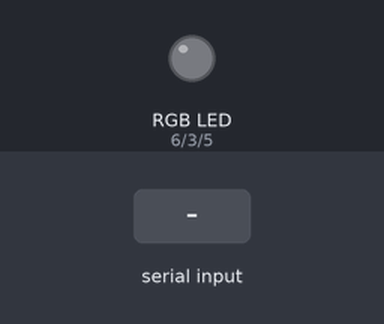
A sketch run on a simulated Arduino Uno, built with avr-gcc and run on an emulated ATmega328P. Parts: an RGB LED mixed from three pins (HIGH = lit). Inputs (shaded band) come from the test bench.

Above: at 1.2 s.
1.3 s: "g" received over Serial
At 2.1 s:
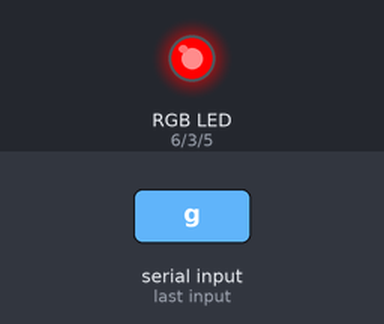
At 3.0 s:
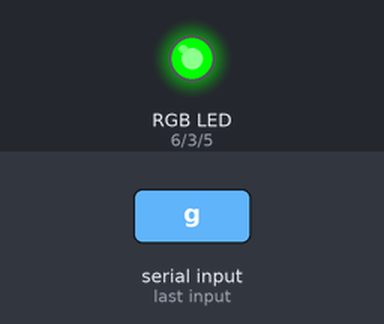
Timing chart, 0 to 10.3 s (numbered marks = the images above; inputs shaded):
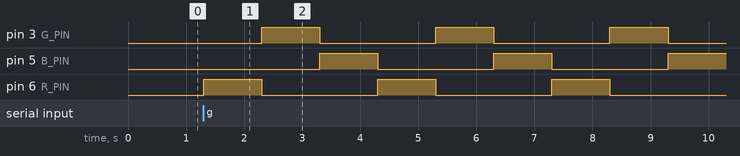

The sketch:

task_2_V1.ino
```cpp
///For Arduino Uno
//пины
#define R_PIN 6
#define G_PIN 3
#define B_PIN 5

//Нужно для того, чтобы узнать какой светодиод будет гореть после вкючения
bool r = true;
bool g = true;
bool b = true;

void setup() {
  //setup code
  //слушаем клавиатуру
  Serial.begin(9600);
  //назначаем пинам режим работы
  pinMode(R_PIN, OUTPUT);
  pinMode(G_PIN, OUTPUT);
  pinMode(B_PIN, OUTPUT);
}

void loop() {
  //rgb loop with time delay 1 if u write g
  if(Serial.available() > 0){
    int inByte = Serial.read(); //чтение значения с клавиатуры
    if(inByte == 'g'){
      //чтение пока вход не будет буквой "g", светится елочкой
      while(Serial.read() != 'g'){
        if(r == 1){
          on_off_diod(R_PIN);
          //если g нажата в момент этого цвета, то выходит из цикла
          if(Serial.read() == 'g'){
            break;
          }
        }

        if(g == 1){
          //чтобы при следующем включении работало с того же цвета, что и выключилось
          r = false;
          on_off_diod(G_PIN);
          if(Serial.read() == 'g'){
            break;
          }
        }

        if(b == 1){
          r = false;
          g = false;
          on_off_diod(B_PIN);
          if(Serial.read() == 'g'){
            break;
          }
        }
        r = true;
        g = true;
        b = true;
      }
    }
  }
}

//функция для включения и выключения диода через 1 сек
void on_off_diod(int pin){
  //включаем светодиод
  digitalWrite(pin, 1);
  //секунда задержки
  delay(1000);
  //выключаем светодиод
  digitalWrite(pin, 0);
}
```

Measured:
- after the input at 1.3 s, pin 3 (G_PIN): alternates HIGH for 1.0 s and LOW for 2.0 s, starting after 1.0 s; pin 5 (B_PIN): alternates HIGH for 1.0 s and LOW for 2.0 s, starting after 2.0 s; pin 6 (R_PIN): alternates HIGH for 1.0 s and LOW for 2.0 s, starting at once
